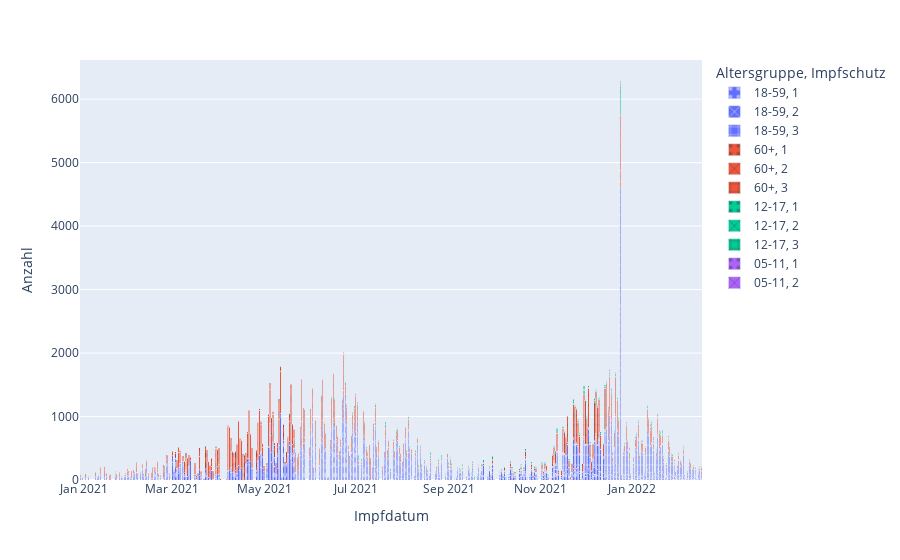

Notebook code cell kept with this figure:
### Markdown cell above
## Plotly-Plot erstellen

### Code cell
import plotly.express as px

fig = px.bar(df, x='Impfdatum', y='Anzahl', color='Altersgruppe',
             pattern_shape='Impfschutz', barmode='stack',
             pattern_shape_sequence=[".", "x", "+"])
fig.show()

### Figure 1 — Plotly figure (JSON) as saved in the notebook; plotly's stock layout.template omitted (floating-point values rounded to 4 significant figures; data arrays with more than 128 entries replaced by an {"elided": "..."} marker saying what was removed)
{"data": [{"alignmentgroup": "True", "hovertemplate": "Altersgruppe=18-59<br>Impfschutz=1<br>Impfdatum=%{x}<br>Anzahl=%{y}<extra></extra>", "legendgroup": "18-59, 1", "marker": {"color": "#636efa", "pattern": {"shape": "."}}, "name": "18-59, 1", "offsetgroup": "18-59, 1", "orientation": "v", "showlegend": true, "textposition": "auto", "type": "bar", "x": {"elided": "315 str values"}, "xaxis": "x", "y": {"elided": "315 int values"}, "yaxis": "y"}, {"alignmentgroup": "True", "hovertemplate": "Altersgruppe=18-59<br>Impfschutz=2<br>Impfdatum=%{x}<br>Anzahl=%{y}<extra></extra>", "legendgroup": "18-59, 2", "marker": {"color": "#636efa", "pattern": {"shape": "x"}}, "name": "18-59, 2", "offsetgroup": "18-59, 2", "orientation": "v", "showlegend": true, "textposition": "auto", "type": "bar", "x": {"elided": "294 str values"}, "xaxis": "x", "y": {"elided": "294 int values"}, "yaxis": "y"}, {"alignmentgroup": "True", "hovertemplate": "Altersgruppe=18-59<br>Impfschutz=3<br>Impfdatum=%{x}<br>Anzahl=%{y}<extra></extra>", "legendgroup": "18-59, 3", "marker": {"color": "#636efa", "pattern": {"shape": "+"}}, "name": "18-59, 3", "offsetgroup": "18-59, 3", "orientation": "v", "showlegend": true, "textposition": "auto", "type": "bar", "x": ["2021-09-02", "2021-09-10", "2021-09-20", "2021-09-27", "2021-09-28", "2021-09-30", "2021-10-01", "2021-10-05", "2021-10-08", "2021-10-11", "2021-10-12", "2021-10-13", "2021-10-15", "2021-10-18", "2021-10-19", "2021-10-21", "2021-10-22", "2021-10-25", "2021-10-26", "2021-10-27", "2021-10-28", "2021-10-29", "2021-10-30", "2021-11-02", "2021-11-03", "2021-11-04", "2021-11-05", "2021-11-06", "2021-11-09", "2021-11-10", "2021-11-11", "2021-11-12", "2021-11-13", "2021-11-15", "2021-11-16", "2021-11-17", "2021-11-18", "2021-11-19", "2021-11-20", "2021-11-21", "2021-11-22", "2021-11-23", "2021-11-24", "2021-11-25", "2021-11-26", "2021-11-27", "2021-11-29", "2021-11-30", "2021-12-01", "2021-12-02", "2021-12-03", "2021-12-04", "2021-12-05", "2021-12-06", "2021-12-07", "2021-12-08", "2021-12-09", "2021-12-10", "2021-12-11", "2021-12-13", "2021-12-14", "2021-12-15", "2021-12-16", "2021-12-17", "2021-12-18", "2021-12-19", "2021-12-20", "2021-12-21", "2021-12-22", "2021-12-23", "2021-12-24", "2021-12-25", "2021-12-26", "2021-12-27", "2021-12-28", "2021-12-29", "2021-12-30", "2021-12-31", "2022-01-02", "2022-01-03", "2022-01-04", "2022-01-05", "2022-01-06", "2022-01-07", "2022-01-08", "2022-01-09", "2022-01-10", "2022-01-11", "2022-01-12", "2022-01-13", "2022-01-14", "2022-01-15", "2022-01-16", "2022-01-17", "2022-01-18", "2022-01-19", "2022-01-20", "2022-01-21", "2022-01-22", "2022-01-23", "2022-01-24", "2022-01-25", "2022-01-26", "2022-01-27", "2022-01-28", "2022-01-29", "2022-01-30", "2022-01-31", "2022-02-01", "2022-02-02", "2022-02-03", "2022-02-04", "2022-02-05", "2022-02-06", "2022-02-07", "2022-02-08", "2022-02-09", "2022-02-10", "2022-02-11", "2022-02-12", "2022-02-13", "2022-02-14", "2022-02-15", "2022-02-16"], "xaxis": "x", "y": [15, 6, 6, 5, 5, 54, 6, 7, 32, 6, 12, 6, 8, 6, 9, 17, 26, 11, 18, 6, 22, 19, 8, 33, 12, 42, 30, 5, 81, 97, 74, 266, 26, 40, 245, 281, 202, 385, 137, 15, 79, 447, 404, 374, 324, 266, 100, 401, 444, 437, 614, 263, 101, 217, 405, 506, 372, 492, 346, 249, 545, 624, 475, 790, 757, 205, 365, 735, 651, 487, 1853, 39, 309, 373, 468, 378, 260, 39, 180, 432, 355, 497, 255, 387, 377, 73, 302, 602, 506, 406, 466, 371, 47, 270, 506, 332, 422, 437, 199, 25, 141, 338, 266, 219, 225, 182, 21, 128, 213, 175, 145, 336, 40, 12, 84, 146, 134, 87, 112, 109, 9, 75, 109, 97], "yaxis": "y"}, {"alignmentgroup": "True", "hovertemplate": "Altersgruppe=60+<br>Impfschutz=1<br>Impfdatum=%{x}<br>Anzahl=%{y}<extra></extra>", "legendgroup": "60+, 1", "marker": {"color": "#EF553B", "pattern": {"shape": "."}}, "name": "60+, 1", "offsetgroup": "60+, 1", "orientation": "v", "showlegend": true, "textposition": "auto", "type": "bar", "x": {"elided": "252 str values"}, "xaxis": "x", "y": {"elided": "252 int values"}, "yaxis": "y"}, {"alignmentgroup": "True", "hovertemplate": "Altersgruppe=60+<br>Impfschutz=2<br>Impfdatum=%{x}<br>Anzahl=%{y}<extra></extra>", "legendgroup": "60+, 2", "marker": {"color": "#EF553B", "pattern": {"shape": "x"}}, "name": "60+, 2", "offsetgroup": "60+, 2", "orientation": "v", "showlegend": true, "textposition": "auto", "type": "bar", "x": {"elided": "258 str values"}, "xaxis": "x", "y": {"elided": "258 int values"}, "yaxis": "y"}, {"alignmentgroup": "True", "hovertemplate": "Altersgruppe=60+<br>Impfschutz=3<br>Impfdatum=%{x}<br>Anzahl=%{y}<extra></extra>", "legendgroup": "60+, 3", "marker": {"color": "#EF553B", "pattern": {"shape": "+"}}, "name": "60+, 3", "offsetgroup": "60+, 3", "orientation": "v", "showlegend": true, "textposition": "auto", "type": "bar", "x": {"elided": "134 str values"}, "xaxis": "x", "y": {"elided": "134 int values"}, "yaxis": "y"}, {"alignmentgroup": "True", "hovertemplate": "Altersgruppe=12-17<br>Impfschutz=1<br>Impfdatum=%{x}<br>Anzahl=%{y}<extra></extra>", "legendgroup": "12-17, 1", "marker": {"color": "#00cc96", "pattern": {"shape": "."}}, "name": "12-17, 1", "offsetgroup": "12-17, 1", "orientation": "v", "showlegend": true, "textposition": "auto", "type": "bar", "x": {"elided": "180 str values"}, "xaxis": "x", "y": {"elided": "180 int values"}, "yaxis": "y"}, {"alignmentgroup": "True", "hovertemplate": "Altersgruppe=12-17<br>Impfschutz=2<br>Impfdatum=%{x}<br>Anzahl=%{y}<extra></extra>", "legendgroup": "12-17, 2", "marker": {"color": "#00cc96", "pattern": {"shape": "x"}}, "name": "12-17, 2", "offsetgroup": "12-17, 2", "orientation": "v", "showlegend": true, "textposition": "auto", "type": "bar", "x": {"elided": "169 str values"}, "xaxis": "x", "y": {"elided": "169 int values"}, "yaxis": "y"}, {"alignmentgroup": "True", "hovertemplate": "Altersgruppe=12-17<br>Impfschutz=3<br>Impfdatum=%{x}<br>Anzahl=%{y}<extra></extra>", "legendgroup": "12-17, 3", "marker": {"color": "#00cc96", "pattern": {"shape": "+"}}, "name": "12-17, 3", "offsetgroup": "12-17, 3", "orientation": "v", "showlegend": true, "textposition": "auto", "type": "bar", "x": ["2021-10-23", "2021-11-19", "2021-11-23", "2021-11-30", "2021-12-02", "2021-12-04", "2021-12-07", "2021-12-08", "2021-12-09", "2021-12-10", "2021-12-14", "2021-12-16", "2021-12-17", "2021-12-20", "2021-12-21", "2021-12-22", "2021-12-23", "2021-12-24", "2021-12-26", "2021-12-28", "2021-12-29", "2021-12-30", "2022-01-02", "2022-01-03", "2022-01-04", "2022-01-05", "2022-01-06", "2022-01-07", "2022-01-09", "2022-01-10", "2022-01-11", "2022-01-12", "2022-01-13", "2022-01-14", "2022-01-15", "2022-01-16", "2022-01-17", "2022-01-18", "2022-01-19", "2022-01-20", "2022-01-21", "2022-01-22", "2022-01-24", "2022-01-25", "2022-01-26", "2022-01-27", "2022-01-28", "2022-01-29", "2022-01-31", "2022-02-01", "2022-02-02", "2022-02-03", "2022-02-04", "2022-02-05", "2022-02-07", "2022-02-08", "2022-02-09", "2022-02-10", "2022-02-11", "2022-02-12", "2022-02-14", "2022-02-15", "2022-02-16"], "xaxis": "x", "y": [5, 6, 45, 53, 5, 23, 7, 6, 11, 5, 5, 5, 17, 5, 9, 6, 5, 28, 10, 19, 9, 9, 14, 9, 12, 19, 6, 13, 8, 5, 8, 10, 21, 40, 38, 10, 19, 24, 30, 22, 42, 22, 13, 19, 15, 19, 23, 27, 13, 17, 6, 14, 20, 7, 15, 15, 8, 12, 7, 8, 10, 13, 9], "yaxis": "y"}, {"alignmentgroup": "True", "hovertemplate": "Altersgruppe=05-11<br>Impfschutz=1<br>Impfdatum=%{x}<br>Anzahl=%{y}<extra></extra>", "legendgroup": "05-11, 1", "marker": {"color": "#ab63fa", "pattern": {"shape": "."}}, "name": "05-11, 1", "offsetgroup": "05-11, 1", "orientation": "v", "showlegend": true, "textposition": "auto", "type": "bar", "x": ["2021-12-16", "2021-12-17", "2021-12-18", "2021-12-19", "2021-12-23", "2021-12-24", "2021-12-26", "2021-12-28", "2021-12-30", "2022-01-02", "2022-01-08", "2022-01-09", "2022-01-13", "2022-01-14", "2022-01-18", "2022-01-19", "2022-01-20", "2022-01-21", "2022-01-25", "2022-01-26", "2022-01-30", "2022-02-01", "2022-02-03", "2022-02-05", "2022-02-07", "2022-02-08", "2022-02-11", "2022-02-14"], "xaxis": "x", "y": [8, 32, 54, 51, 9, 39, 11, 25, 41, 77, 30, 9, 14, 9, 19, 12, 7, 10, 5, 17, 17, 14, 11, 5, 5, 9, 5, 7], "yaxis": "y"}, {"alignmentgroup": "True", "hovertemplate": "Altersgruppe=05-11<br>Impfschutz=2<br>Impfdatum=%{x}<br>Anzahl=%{y}<extra></extra>", "legendgroup": "05-11, 2", "marker": {"color": "#ab63fa", "pattern": {"shape": "x"}}, "name": "05-11, 2", "offsetgroup": "05-11, 2", "orientation": "v", "showlegend": true, "textposition": "auto", "type": "bar", "x": ["2021-12-30", "2022-01-08", "2022-01-13", "2022-01-15", "2022-01-16", "2022-01-25", "2022-01-27", "2022-01-30", "2022-02-03", "2022-02-04", "2022-02-05", "2022-02-10", "2022-02-14", "2022-02-16"], "xaxis": "x", "y": [5, 5, 31, 58, 30, 23, 10, 69, 10, 11, 24, 5, 16, 16], "yaxis": "y"}], "layout": {"barmode": "stack", "legend": {"title": {"text": "Altersgruppe, Impfschutz"}, "tracegroupgap": 0}, "margin": {"t": 60}, "xaxis": {"anchor": "y", "domain": [0, 1], "title": {"text": "Impfdatum"}}, "yaxis": {"anchor": "x", "domain": [0, 1], "title": {"text": "Anzahl"}}}}
